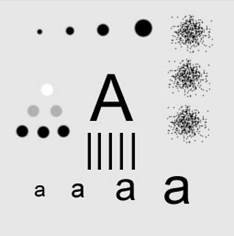
%> input picture DigitalImage/image/alphabet1.jpg, 234 x 236 px
$ octave lab1_2.m   (GNU Octave 9; MATLAB toolbox functions it lacks are replaced by stand-ins)
%> lines starting %> are read from the running program, lines starting %| are printed output that depends on the picture
% open a picture
img_org = imread('../image/alphabet1.jpg');
%> img_org is the input picture: size 236x234x3 uint8; min 0, max 255, mean 216.2
% input angle
angle = input("angle: ");
%> the answer given: 30
% rotate nearest
img_near = imrotate(img_org, angle, 'nearest', 'crop');
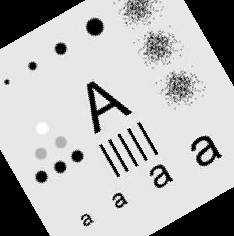
%> img_near: size 236x234x3 uint8; min 0, max 255, mean 180.7
% rotate bilinear
img_bil = imrotate(img_org, angle, 'bilinear', 'crop');
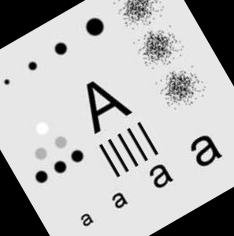
%> img_bil: size 236x234x3 uint8; min 0, max 255, mean 180.7; mean of the top-left, top-right, bottom-left and bottom-right quarters 181.2, 179.7, 183.3, 178.7
% show
figure;
imshow(img_org);
title('origin image');
figure;
imshow(img_near);
title('nearest rotate image');
figure;
imshow(img_bil);
title('bilinear rotate image')

$ run again, with DigitalImage/image/alphabet2.jpg copied over DigitalImage/image/alphabet1.jpg
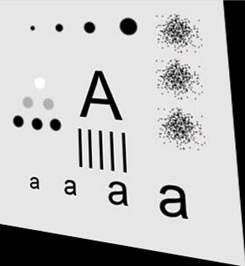
%> input picture DigitalImage/image/alphabet2.jpg, 245 x 266 px
%> img_org is the input picture: size 266x245x3 uint8; mean R, G, B 190.2, 190.2, 190.2
%> `img_near = imrotate(img_org, angle, 'nearest', 'crop');`:
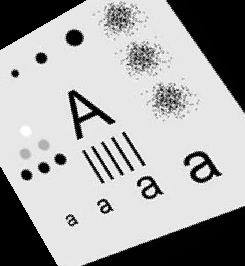
%> img_near: size 266x245x3 uint8; mean R, G, B 166.7, 166.7, 166.7
%> `img_bil = imrotate(img_org, angle, 'bilinear', 'crop');`:
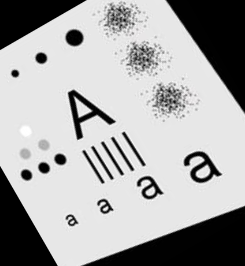
%> img_bil: size 266x245x3 uint8; mean R, G, B 166.7, 166.7, 166.7; mean of the top-left, top-right, bottom-left and bottom-right quarters 183.6, 156.4, 172.8, 154.1
